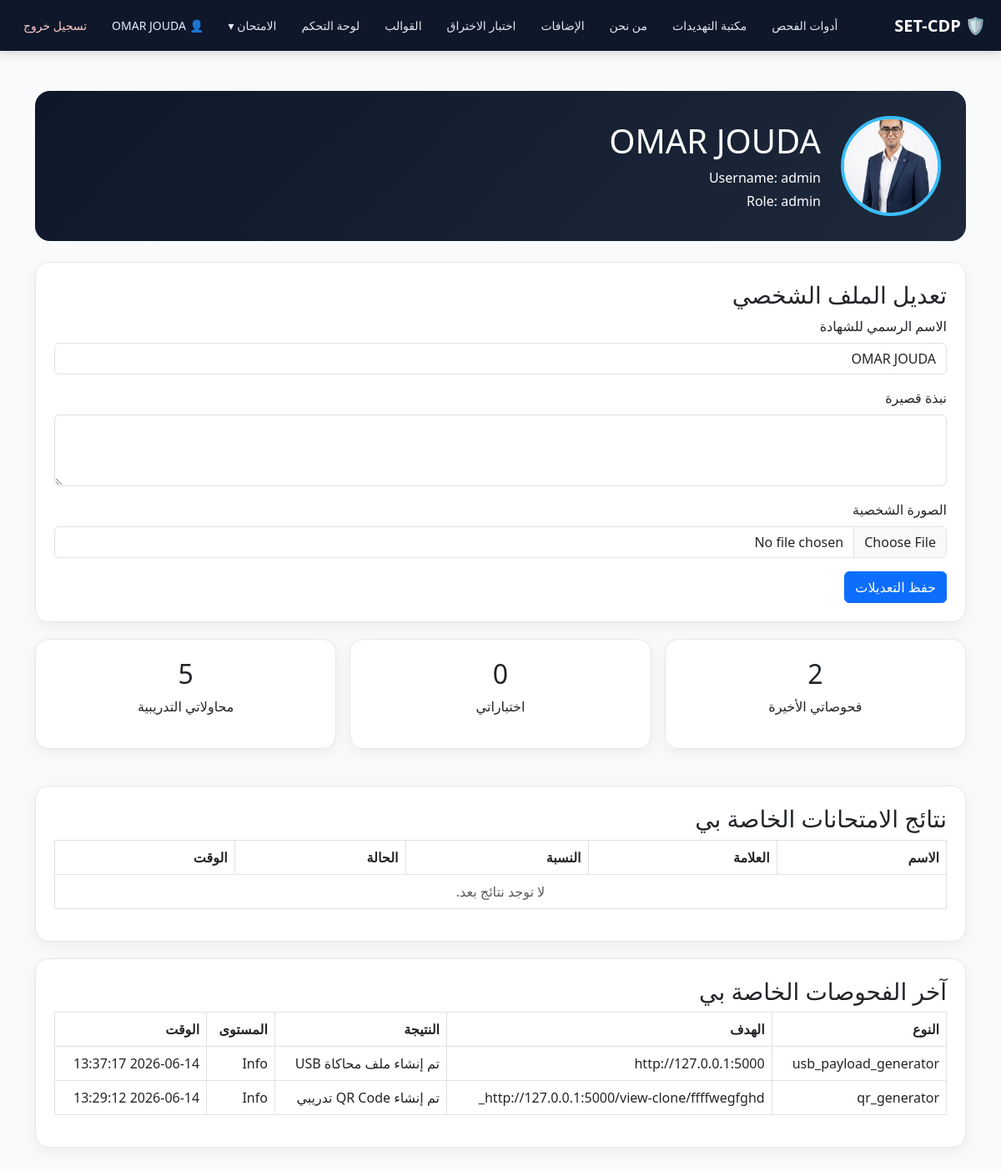
The page /profile (signed in) on the database as committed earlier.
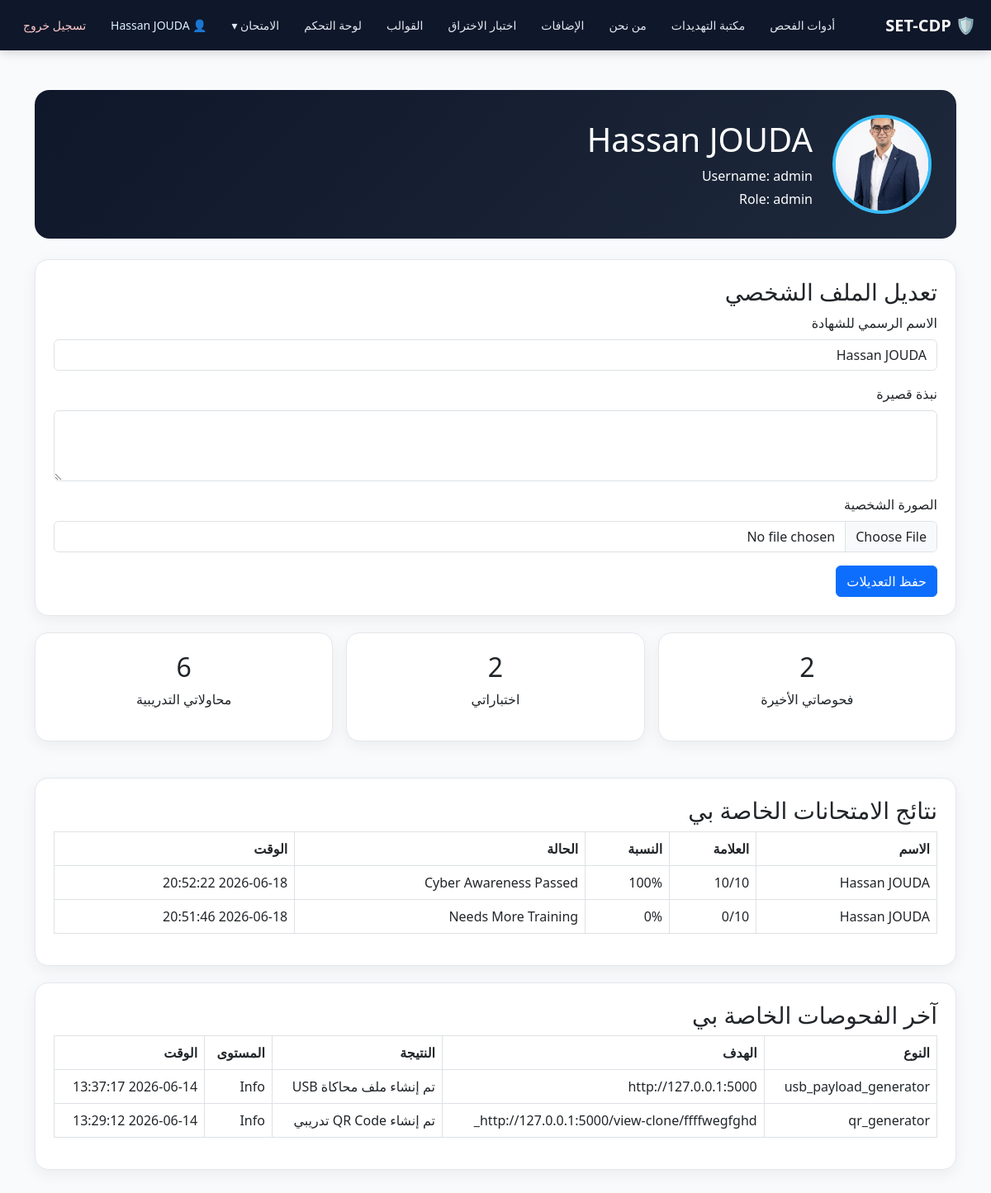
The same page on the database as committed later.
### tables this page shows
CREATE TABLE users (
        id INTEGER PRIMARY KEY AUTOINCREMENT,
        username TEXT UNIQUE,
        password_hash TEXT,
        role TEXT DEFAULT 'user',
        created_at TEXT
    , full_name TEXT, profile_image TEXT, bio TEXT);

CREATE TABLE scan_history (
        id INTEGER PRIMARY KEY AUTOINCREMENT,
        scan_type TEXT,
        target TEXT,
        result_summary TEXT,
        risk_level TEXT,
        timestamp TEXT
    , user_id INTEGER);

CREATE TABLE quiz_results (
        id INTEGER PRIMARY KEY AUTOINCREMENT,
        student_name TEXT,
        score INTEGER,
        total INTEGER,
        percentage INTEGER,
        status TEXT,
        timestamp TEXT
    , user_id INTEGER);

### app.py (the view, shortened to what this page needs)
@app.route("/profile", methods=["GET", "POST"])
@login_required
def profile():
    user_id = session.get("user_id")
    conn = get_db()
    user = conn.execute("SELECT * FROM users WHERE id = ?", (user_id,)).fetchone()
    scans = conn.execute("SELECT * FROM scan_history WHERE user_id = ? ORDER BY id DESC LIMIT 20", (user_id,)).fetchall()
    quizzes = conn.execute("SELECT * FROM quiz_results WHERE user_id = ? ORDER BY id DESC LIMIT 20", (user_id,)).fetchall()
    captures = conn.execute("SELECT * FROM captured_data WHERE user_id = ? ORDER BY id DESC LIMIT 20", (user_id,)).fetchall()
    conn.close()
    return render_template("profile.html", user=user, scans=scans, quizzes=quizzes, captures=captures)

### app.py (called while the page is built)
def login_required(f):
    @wraps(f)
    def wrapper(*args, **kwargs):
        if "user_id" not in session:
            return redirect(url_for("login"))
        return f(*args, **kwargs)
    return wrapper

def get_db():
    conn = sqlite3.connect(DB_PATH)
    conn.row_factory = sqlite3.Row
    return conn

### templates/profile.html (shortened to what this page needs)
<!doctype html>
<html lang="ar" dir="rtl">
<head>
  <link rel="stylesheet" href="/static/style.css">
  <link href="https://cdn.jsdelivr.net/npm/bootstrap@5.3.0/dist/css/bootstrap.rtl.min.css" rel="stylesheet">
</head>
<body>
{% include 'base_nav.html' %}
<main class="container py-5">
  <section class="profile-hero d-flex align-items-center gap-4 flex-wrap">
    {% if user.profile_image %}
      <img class="profile-img" src="/uploads/{{ user.profile_image }}">
    {% else %}
      <div class="profile-img d-flex align-items-center justify-content-center text-dark fw-bold">
        USER
      </div>
    {% endif %}
    <div>
      <h1>{{ user.full_name or user.username }}</h1>
      <p class="mb-1">Username: {{ user.username }}</p>
      <p class="mb-0">Role: {{ user.role }}</p>
    </div>
  </section>
  <section class="profile-card">
    <h3>تعديل الملف الشخصي</h3>
    <form method="post" enctype="multipart/form-data">
      <label class="form-label">الاسم الرسمي للشهادة</label>
      <input name="full_name" class="form-control mb-3" value="{{ user.full_name or '' }}" placeholder="مثال: Hassan Jouda" required>
      <label class="form-label">نبذة قصيرة</label>
      <textarea name="bio" class="form-control mb-3" rows="3">{{ user.bio or '' }}</textarea>
      <label class="form-label">الصورة الشخصية</label>
      <input name="profile_image" type="file" class="form-control mb-3" accept="image/png,image/jpeg,image/webp">
      <button class="btn btn-primary">حفظ التعديلات</button>
    </form>
  </section>
  <section class="row g-3 mb-4">
    <div class="col-md-4">
      <div class="profile-card text-center">
        <h2>{{ scans|length }}</h2>
        <p>فحوصاتي الأخيرة</p>
      </div>
    </div>
    <div class="col-md-4">
      <div class="profile-card text-center">
        <h2>{{ quizzes|length }}</h2>
        <p>اختباراتي</p>
      </div>
    </div>
    <div class="col-md-4">
      <div class="profile-card text-center">
        <h2>{{ captures|length }}</h2>
        <p>محاولاتي التدريبية</p>
      </div>
    </div>
  </section>
  <section class="profile-card">
    <h3>نتائج الامتحانات الخاصة بي</h3>
    <div class="table-responsive">
      <table class="table table-bordered">
        <thead>
          <tr>
            <th>الاسم</th>
            <th>العلامة</th>
            <th>النسبة</th>
            <th>الحالة</th>
            <th>الوقت</th>
          </tr>
        </thead>
        <tbody>
          {% for q in quizzes %}
          <tr>
            <td>{{ q.student_name }}</td>
            <td>{{ q.score }}/{{ q.total }}</td>
            <td>{{ q.percentage }}%</td>
            <td>{{ q.status }}</td>
            <td>{{ q.timestamp }}</td>
          </tr>
          {% else %}
          <tr>
            <td colspan="5" class="text-center text-muted">لا توجد نتائج بعد.</td>
          </tr>
          {% endfor %}
        </tbody>
      </table>
    </div>
  </section>
  <section class="profile-card">
    <h3>آخر الفحوصات الخاصة بي</h3>
    <div class="table-responsive">
      <table class="table table-bordered">
        <thead>
          <tr>
            <th>النوع</th>
            <th>الهدف</th>
            <th>النتيجة</th>
            <th>المستوى</th>
            <th>الوقت</th>
          </tr>
        </thead>
        <tbody>
          {% for s in scans %}
          <tr>
            <td>{{ s.scan_type }}</td>
            <td class="text-break">{{ s.target }}</td>
            <td>{{ s.result_summary }}</td>
            <td>{{ s.risk_level }}</td>
            <td>{{ s.timestamp }}</td>
          </tr>
          {% else %}
          <tr>
            <td colspan="5" class="text-center text-muted">لا توجد فحوصات بعد.</td>
          </tr>
          {% endfor %}
        </tbody>
      </table>
    </div>
  </section>
</main>
</body>
</html>

### templates/base_nav.html (shortened to what this page needs)
<nav class="top-navbar">
  <div class="top-navbar-wrap">
    <a class="top-brand" href="/">🛡️ SET-CDP</a>
    <div class="top-nav-links" id="topNavLinks">
      <a href="/">أدوات الفحص</a>
      <a href="/threat-library">مكتبة التهديدات</a>
      <a href="/about">من نحن</a>
  <a href="/extensions"> الإضافات </a>
      {% if session.get('user_id') %}
{% if session.get('user_id') %}
  <a href="/attack">اختبار الاختراق</a>
  <a href="/ready_templates">القوالب</a>
  <a href="/dashboard">لوحة التحكم</a>
{% endif %}
        <div class="nav-dropdown">
          <button class="dropdown-btn" type="button" onclick="toggleQuizDropdown(event)">
            الامتحان ▾
          </button>
        </div>
        <a href="/profile" class="nav-user">
          👤 {{ session.get('full_name') or session.get('username') }}
        </a>
        <a class="logout-link" href="/logout">تسجيل خروج</a>
      {% else %}
        <a href="/login">تسجيل الدخول</a>
        <a href="/register">إنشاء حساب</a>
      {% endif %}
    </div>
  </div>
</nav>

### static/style.css (style rules this page uses)
body { background:#f4f6f9;color:#1f2937 }
.form-control { border-radius:10px }
.btn { border-radius:10px }
.top-navbar { background: #0f172a; color: #fff; width: 100%; position: sticky; top: 0; z-index: 99999; box-shadow: 0 2px 12px rgba(0,0,0,0.18); }
.top-navbar-wrap { max-width: 1250px; margin: 0 auto; padding: 12px 18px; display: flex; align-items: center; justify-content: space-between; gap: 18px; }
.top-brand { color: white; text-decoration: none; font-weight: 800; font-size: 20px; white-space: nowrap; }
.top-nav-links { display: flex; align-items: center; gap: 10px; flex-wrap: wrap; }
.top-nav-links a, .dropdown-btn { color: #e2e8f0; background: transparent; border: none; text-decoration: none; font-size: 14px; padding: 8px 10px; border-radius: 8px; transition: 0.2s; white-space: nowrap; cursor: pointer; }
.nav-dropdown { position: relative; }
.nav-user { color: #94a3b8; font-size: 13px; padding: 8px 10px; background: #111827; border: 1px solid #334155; border-radius: 8px; }
.logout-link { color: #fecaca !important; }
.nav-user { color: #e0f2fe !important; font-size: 13px; padding: 8px 10px; background: #0f172a; border: 1px solid #334155; border-radius: 8px; text-decoration: none; }

### templates/profile.html (style rules this page uses)
body { background:#f8fafc; }
.profile-hero { background: linear-gradient(135deg, #0f172a, #1e293b); color: white; border-radius: 18px; padding: 30px; margin-bottom: 25px; }
.profile-img { width: 120px; height: 120px; border-radius: 50%; object-fit: cover; border: 4px solid #38bdf8; background: white; }
.profile-card { background: white; border-radius: 16px; padding: 22px; border: 1px solid #e5e7eb; box-shadow: 0 5px 18px rgba(0,0,0,0.06); margin-bottom: 20px; }

Rows that differ between the two databases and show on the page:
changed users "admin": full_name "OMAR JOUDA" → "Hassan JOUDA"
added quiz_results: student_name "Hassan JOUDA", score "10", total "10", percentage "100", status "Cyber Awareness Passed", timestamp "2026-06-18 20:52:22"
added quiz_results: student_name "Hassan JOUDA", score "0", total "10", percentage "0", status "Needs More Training", timestamp "2026-06-18 20:51:46"
Other text that changed with them:
{{ session.get('full_name') or session.get('username') }}: "OMAR JOUDA" → "Hassan JOUDA"
{{ quizzes|length }}: "0" → "2"
{{ captures|length }}: "5" → "6"
text no longer shown: "لا توجد نتائج بعد."
